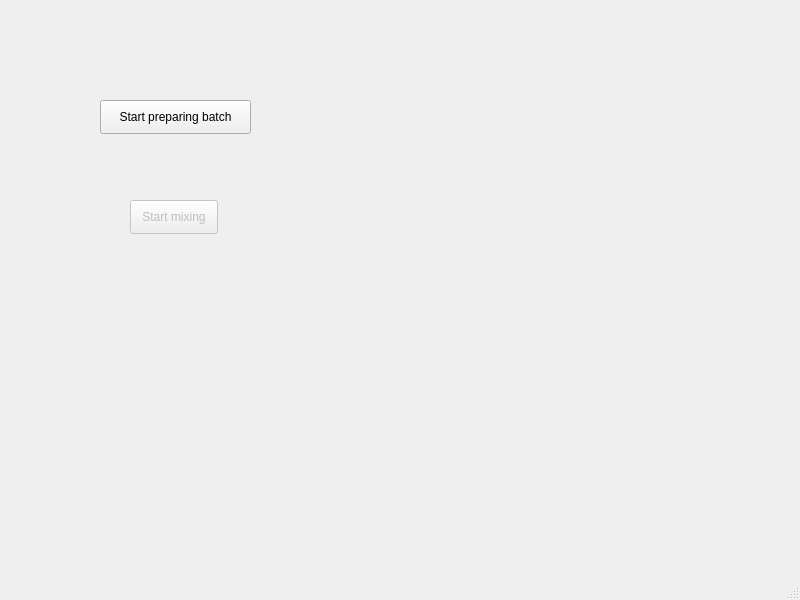
<?xml version="1.0" encoding="UTF-8"?>
<ui version="4.0">
 <class>MainWindow</class>
 <widget class="QMainWindow" name="MainWindow">
  <property name="geometry">
   <rect>
    <x>0</x>
    <y>0</y>
    <width>800</width>
    <height>600</height>
   </rect>
  </property>
  <property name="windowTitle">
   <string>MainWindow</string>
  </property>
  <widget class="QWidget" name="centralwidget">
   <widget class="QPushButton" name="pushButton">
    <property name="geometry">
     <rect>
      <x>100</x>
      <y>100</y>
      <width>151</width>
      <height>34</height>
     </rect>
    </property>
    <property name="text">
     <string>Start preparing batch</string>
    </property>
   </widget>
   <widget class="QPushButton" name="pushButton_2">
    <property name="enabled">
     <bool>false</bool>
    </property>
    <property name="geometry">
     <rect>
      <x>130</x>
      <y>200</y>
      <width>88</width>
      <height>34</height>
     </rect>
    </property>
    <property name="text">
     <string>Start mixing</string>
    </property>
   </widget>
  </widget>
  <widget class="QMenuBar" name="menubar">
   <property name="geometry">
    <rect>
     <x>0</x>
     <y>0</y>
     <width>800</width>
     <height>30</height>
    </rect>
   </property>
  </widget>
  <widget class="QStatusBar" name="statusbar"/>
 </widget>
 <resources/>
 <connections/>
</ui>
